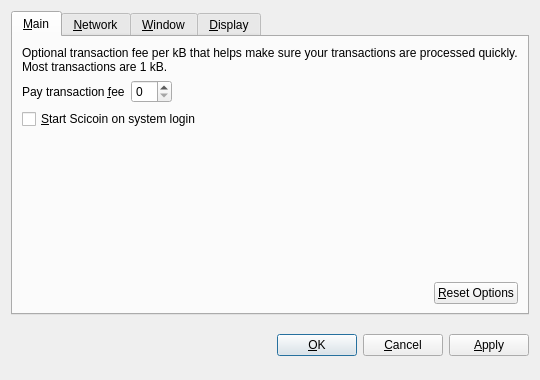
<?xml version="1.0" encoding="UTF-8"?>
<ui version="4.0">
 <class>OptionsDialog</class>
 <widget class="QDialog" name="OptionsDialog">
  <property name="geometry">
   <rect>
    <x>0</x>
    <y>0</y>
    <width>540</width>
    <height>380</height>
   </rect>
  </property>
  <property name="windowTitle">
   <string>Options</string>
  </property>
  <property name="modal">
   <bool>true</bool>
  </property>
  <layout class="QVBoxLayout" name="verticalLayout">
   <item>
    <widget class="QTabWidget" name="tabWidget">
     <property name="tabPosition">
      <enum>QTabWidget::North</enum>
     </property>
     <property name="currentIndex">
      <number>0</number>
     </property>
     <widget class="QWidget" name="tabMain">
      <attribute name="title">
       <string>&amp;Main</string>
      </attribute>
      <layout class="QVBoxLayout" name="verticalLayout_Main">
       <item>
        <widget class="QLabel" name="transactionFeeInfoLabel">
         <property name="text">
          <string>Optional transaction fee per kB that helps make sure your transactions are processed quickly. Most transactions are 1 kB.</string>
         </property>
         <property name="textFormat">
          <enum>Qt::PlainText</enum>
         </property>
         <property name="wordWrap">
          <bool>true</bool>
         </property>
        </widget>
       </item>
       <item>
        <layout class="QHBoxLayout" name="horizontalLayout_1_Main">
         <item>
          <widget class="QLabel" name="transactionFeeLabel">
           <property name="text">
            <string>Pay transaction &amp;fee</string>
           </property>
           <property name="textFormat">
            <enum>Qt::PlainText</enum>
           </property>
           <property name="buddy">
            <cstring>transactionFee</cstring>
           </property>
          </widget>
         </item>
         <item>
          <widget class="BitcoinAmountField" name="transactionFee"/>
         </item>
         <item>
          <spacer name="horizontalSpacer_1_Main">
           <property name="orientation">
            <enum>Qt::Horizontal</enum>
           </property>
           <property name="sizeHint" stdset="0">
            <size>
             <width>40</width>
             <height>20</height>
            </size>
           </property>
          </spacer>
         </item>
        </layout>
       </item>
       <item>
        <widget class="QCheckBox" name="bitcoinAtStartup">
         <property name="toolTip">
          <string>Automatically start Scicoin after logging in to the system.</string>
         </property>
         <property name="text">
          <string>&amp;Start Scicoin on system login</string>
         </property>
        </widget>
       </item>
       <item>
        <spacer name="verticalSpacer_Main">
         <property name="orientation">
          <enum>Qt::Vertical</enum>
         </property>
         <property name="sizeHint" stdset="0">
          <size>
           <width>20</width>
           <height>40</height>
          </size>
         </property>
        </spacer>
       </item>
       <item>
        <layout class="QHBoxLayout" name="horizontalLayout_2_Main">
         <item>
          <spacer name="horizontalSpacer_2_Main">
           <property name="orientation">
            <enum>Qt::Horizontal</enum>
           </property>
           <property name="sizeHint" stdset="0">
            <size>
             <width>40</width>
             <height>20</height>
            </size>
           </property>
          </spacer>
         </item>
         <item>
          <widget class="QPushButton" name="resetButton">
           <property name="toolTip">
            <string>Reset all client options to default.</string>
           </property>
           <property name="text">
            <string>&amp;Reset Options</string>
           </property>
           <property name="autoDefault">
            <bool>false</bool>
           </property>
          </widget>
         </item>
        </layout>
       </item>
      </layout>
     </widget>
     <widget class="QWidget" name="tabNetwork">
      <attribute name="title">
       <string>&amp;Network</string>
      </attribute>
      <layout class="QVBoxLayout" name="verticalLayout_Network">
       <item>
        <widget class="QCheckBox" name="mapPortUpnp">
         <property name="toolTip">
          <string>Automatically open the Scicoin client port on the router. This only works when your router supports UPnP and it is enabled.</string>
         </property>
         <property name="text">
          <string>Map port using &amp;UPnP</string>
         </property>
        </widget>
       </item>
       <item>
        <widget class="QCheckBox" name="connectSocks">
         <property name="toolTip">
          <string>Connect to the Scicoin network through a SOCKS proxy (e.g. when connecting through Tor).</string>
         </property>
         <property name="text">
          <string>&amp;Connect through SOCKS proxy:</string>
         </property>
        </widget>
       </item>
       <item>
        <layout class="QHBoxLayout" name="horizontalLayout_Network">
         <item>
          <widget class="QLabel" name="proxyIpLabel">
           <property name="text">
            <string>Proxy &amp;IP:</string>
           </property>
           <property name="textFormat">
            <enum>Qt::PlainText</enum>
           </property>
           <property name="buddy">
            <cstring>proxyIp</cstring>
           </property>
          </widget>
         </item>
         <item>
          <widget class="QValidatedLineEdit" name="proxyIp">
           <property name="maximumSize">
            <size>
             <width>140</width>
             <height>16777215</height>
            </size>
           </property>
           <property name="toolTip">
            <string>IP address of the proxy (e.g. 127.0.0.1)</string>
           </property>
          </widget>
         </item>
         <item>
          <widget class="QLabel" name="proxyPortLabel">
           <property name="text">
            <string>&amp;Port:</string>
           </property>
           <property name="textFormat">
            <enum>Qt::PlainText</enum>
           </property>
           <property name="buddy">
            <cstring>proxyPort</cstring>
           </property>
          </widget>
         </item>
         <item>
          <widget class="QLineEdit" name="proxyPort">
           <property name="maximumSize">
            <size>
             <width>55</width>
             <height>16777215</height>
            </size>
           </property>
           <property name="toolTip">
            <string>Port of the proxy (e.g. 9050)</string>
           </property>
          </widget>
         </item>
         <item>
          <widget class="QLabel" name="socksVersionLabel">
           <property name="text">
            <string>SOCKS &amp;Version:</string>
           </property>
           <property name="textFormat">
            <enum>Qt::PlainText</enum>
           </property>
           <property name="buddy">
            <cstring>socksVersion</cstring>
           </property>
          </widget>
         </item>
         <item>
          <widget class="QValueComboBox" name="socksVersion">
           <property name="toolTip">
            <string>SOCKS version of the proxy (e.g. 5)</string>
           </property>
          </widget>
         </item>
         <item>
          <spacer name="horizontalSpacer_Network">
           <property name="orientation">
            <enum>Qt::Horizontal</enum>
           </property>
           <property name="sizeHint" stdset="0">
            <size>
             <width>40</width>
             <height>20</height>
            </size>
           </property>
          </spacer>
         </item>
        </layout>
       </item>
       <item>
        <spacer name="verticalSpacer_Network">
         <property name="orientation">
          <enum>Qt::Vertical</enum>
         </property>
         <property name="sizeHint" stdset="0">
          <size>
           <width>20</width>
           <height>40</height>
          </size>
         </property>
        </spacer>
       </item>
      </layout>
     </widget>
     <widget class="QWidget" name="tabWindow">
      <attribute name="title">
       <string>&amp;Window</string>
      </attribute>
      <layout class="QVBoxLayout" name="verticalLayout_Window">
       <item>
        <widget class="QCheckBox" name="minimizeToTray">
         <property name="toolTip">
          <string>Show only a tray icon after minimizing the window.</string>
         </property>
         <property name="text">
          <string>&amp;Minimize to the tray instead of the taskbar</string>
         </property>
        </widget>
       </item>
       <item>
        <widget class="QCheckBox" name="minimizeOnClose">
         <property name="toolTip">
          <string>Minimize instead of exit the application when the window is closed. When this option is enabled, the application will be closed only after selecting Quit in the menu.</string>
         </property>
         <property name="text">
          <string>M&amp;inimize on close</string>
         </property>
        </widget>
       </item>
       <item>
        <spacer name="verticalSpacer_Window">
         <property name="orientation">
          <enum>Qt::Vertical</enum>
         </property>
         <property name="sizeHint" stdset="0">
          <size>
           <width>20</width>
           <height>40</height>
          </size>
         </property>
        </spacer>
       </item>
      </layout>
     </widget>
     <widget class="QWidget" name="tabDisplay">
      <attribute name="title">
       <string>&amp;Display</string>
      </attribute>
      <layout class="QVBoxLayout" name="verticalLayout_Display">
       <item>
        <layout class="QHBoxLayout" name="horizontalLayout_1_Display">
         <item>
          <widget class="QLabel" name="langLabel">
           <property name="text">
            <string>User Interface &amp;language:</string>
           </property>
           <property name="textFormat">
            <enum>Qt::PlainText</enum>
           </property>
           <property name="buddy">
            <cstring>lang</cstring>
           </property>
          </widget>
         </item>
         <item>
          <widget class="QValueComboBox" name="lang">
           <property name="toolTip">
            <string>The user interface language can be set here. This setting will take effect after restarting Scicoin.</string>
           </property>
          </widget>
         </item>
        </layout>
       </item>
       <item>
        <layout class="QHBoxLayout" name="horizontalLayout_2_Display">
         <item>
          <widget class="QLabel" name="unitLabel">
           <property name="text">
            <string>&amp;Unit to show amounts in:</string>
           </property>
           <property name="textFormat">
            <enum>Qt::PlainText</enum>
           </property>
           <property name="buddy">
            <cstring>unit</cstring>
           </property>
          </widget>
         </item>
         <item>
          <widget class="QValueComboBox" name="unit">
           <property name="toolTip">
            <string>Choose the default subdivision unit to show in the interface and when sending coins.</string>
           </property>
          </widget>
         </item>
        </layout>
       </item>
       <item>
        <widget class="QCheckBox" name="displayAddresses">
         <property name="toolTip">
          <string>Whether to show Scicoin addresses in the transaction list or not.</string>
         </property>
         <property name="text">
          <string>&amp;Display addresses in transaction list</string>
         </property>
        </widget>
       </item>
       <item>
        <spacer name="verticalSpacer_Display">
         <property name="orientation">
          <enum>Qt::Vertical</enum>
         </property>
         <property name="sizeHint" stdset="0">
          <size>
           <width>20</width>
           <height>40</height>
          </size>
         </property>
        </spacer>
       </item>
      </layout>
     </widget>
    </widget>
   </item>
   <item>
    <layout class="QHBoxLayout" name="horizontalLayout_Buttons">
     <item>
      <spacer name="horizontalSpacer_1">
       <property name="orientation">
        <enum>Qt::Horizontal</enum>
       </property>
       <property name="sizeHint" stdset="0">
        <size>
         <width>40</width>
         <height>48</height>
        </size>
       </property>
      </spacer>
     </item>
     <item>
      <widget class="QLabel" name="statusLabel">
       <property name="font">
        <font>
         <weight>75</weight>
         <bold>true</bold>
        </font>
       </property>
       <property name="text">
        <string/>
       </property>
       <property name="textFormat">
        <enum>Qt::PlainText</enum>
       </property>
       <property name="wordWrap">
        <bool>true</bool>
       </property>
      </widget>
     </item>
     <item>
      <spacer name="horizontalSpacer_2">
       <property name="orientation">
        <enum>Qt::Horizontal</enum>
       </property>
       <property name="sizeHint" stdset="0">
        <size>
         <width>40</width>
         <height>48</height>
        </size>
       </property>
      </spacer>
     </item>
     <item>
      <widget class="QPushButton" name="okButton">
       <property name="text">
        <string>&amp;OK</string>
       </property>
      </widget>
     </item>
     <item>
      <widget class="QPushButton" name="cancelButton">
       <property name="text">
        <string>&amp;Cancel</string>
       </property>
       <property name="autoDefault">
        <bool>false</bool>
       </property>
      </widget>
     </item>
     <item>
      <widget class="QPushButton" name="applyButton">
       <property name="text">
        <string>&amp;Apply</string>
       </property>
       <property name="autoDefault">
        <bool>false</bool>
       </property>
      </widget>
     </item>
    </layout>
   </item>
  </layout>
 </widget>
 <customwidgets>
  <customwidget>
   <class>BitcoinAmountField</class>
   <extends>QSpinBox</extends>
   <header>bitcoinamountfield.h</header>
  </customwidget>
  <customwidget>
   <class>QValueComboBox</class>
   <extends>QComboBox</extends>
   <header>qvaluecombobox.h</header>
  </customwidget>
  <customwidget>
   <class>QValidatedLineEdit</class>
   <extends>QLineEdit</extends>
   <header>qvalidatedlineedit.h</header>
  </customwidget>
 </customwidgets>
 <resources/>
 <connections/>
</ui>
